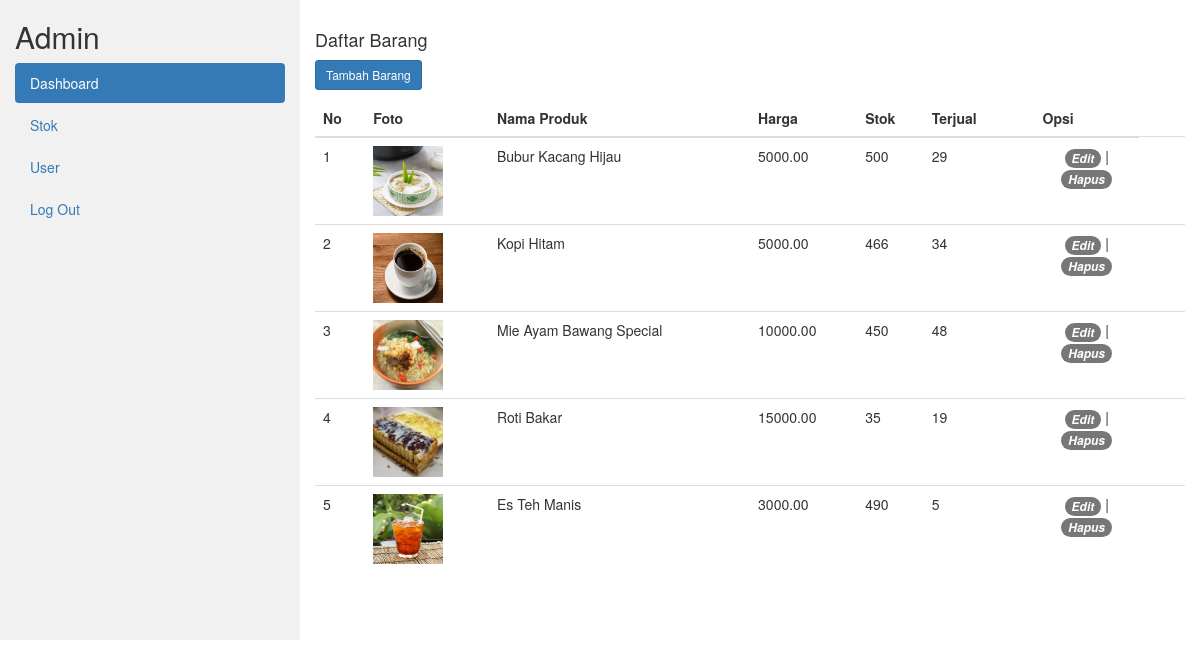
Page /petugas/index.php?page=stok (signed in) on the committed database.
### tables this page shows
CREATE TABLE `produk` (
  `ProdukID` int(11) NOT NULL,
  `NamaProduk` varchar(255) NOT NULL,
  `Harga` decimal(10,2) NOT NULL,
  `Stok` int(11) NOT NULL,
  `Terjual` int(11) NOT NULL,
  `Foto` varchar(255) DEFAULT NULL
);

### petugas/stok-brg.php (the view, shortened to what this page needs)
<div class="row">
        <div class="col-lg-12 grid-margin stretch-card">
            <div class="card">
                <div class="card-body">
                    <h4 class="card-title">Daftar Barang</h4>
                    <p class="card-description">
                        <a href="?page=tambah-brg" title="Tambah Produk"
                            class="btn btn-primary btn-icon-split btn-sm">
                                <span class="text">Tambah Barang</span>
                        </a>
                    </p>
                    <div class="table-responsive">
                        <table class="table" id="dataTable" width="100%" cellspacing="0">
                            <thead>
                                <tr>
                                    <th>No</th>
                                    <th>Foto</th>
                                    <th>Nama Produk</th>
                                    <th>Harga</th>
                                    <th>Stok</th>
                                    <th>Terjual</th>
                                    <th></th>
                                    <th>Opsi</th>
                                </tr>
                            </thead>
                            <tbody>
                            <?php
                                $no = 1;
                                $sql = $koneksi->query("SELECT * FROM produk");
                                while ($data= $sql->fetch_assoc()) {
                            ?>
                            <tr>
                                <td><?php echo $no++ ?></td>
                                <td><?php echo "<img src='../foto/".$data['Foto']."' width='70' height='70'>" ?></td>
                                <td><?php echo $data['NamaProduk']?></td>
                                <td><?php echo $data['Harga']?></td>
                                <td><?php echo $data['Stok']?></td>
                                <td><?php echo $data['Terjual']?></td>
                                <td></td>
                                <td align="center" width="12%"><a href="?page=edit-brg&ProdukID=<?= $data['ProdukID']; ?>" class="badge badge-primary p-2 edit-data" title="Edit"><i class="">Edit</i></a> | <a href="?page=hapus-brg&ProdukID=<?= $data['ProdukID']; ?>" class="badge badge-danger p-2 delete-data" title='Delete'><i class="">Hapus</i></a> </td>
                                <td></td>
                                <td>
                                </td>
                            </tr>
                            <?php } ?>
                            </tbody>
                        </table>
                    </div>
                </div>
            </div>
        </div>
    </div>

### rows in the picture
produk: Foto (picture), NamaProduk "Bubur Kacang Hijau", Harga "5000.00", Stok "500", Terjual "29"
produk: Foto (picture), NamaProduk "Kopi Hitam", Harga "5000.00", Stok "466", Terjual "34"
produk: Foto (picture), NamaProduk "Mie Ayam Bawang Special", Harga "10000.00", Stok "450", Terjual "48"
produk: Foto (picture), NamaProduk "Roti Bakar", Harga "15000.00", Stok "35", Terjual "19"
produk: Foto (picture), NamaProduk "Es Teh Manis", Harga "3000.00", Stok "490", Terjual "5"

### other values in the picture
$Level "Admin"
